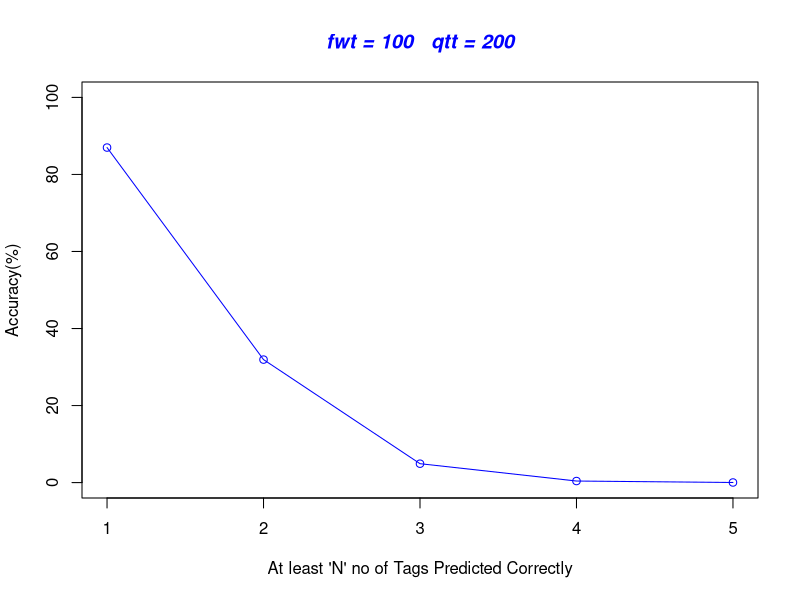

Write R code to recreate this figure.
# Author : G Asish Kumar and Chinmaya Reddy*/
# Description: Plot to show Accuracy vs At least N no of tags predicted/suggested correctly

 x <- c(1, 2, 3, 4, 5)
 y <- c(86.9823270002321,31.93121238177128,4.905832952230491,0.40522875816993464,0.027820280984837947)
 plot(x, y, type='o', pch=1, col="blue", xlab="At least 'N' no of Tags Predicted Correctly", ylab="Accuracy(%)", ylim=c(0, 100), xlim=c(1,5))
 title(main="fwt = 100   qtt = 200", col.main="blue", font.main=4)